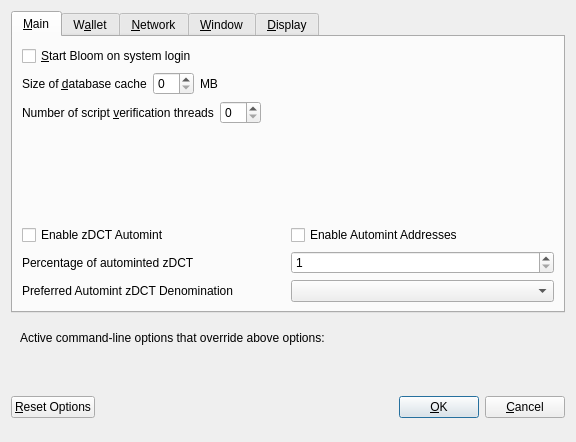
<?xml version="1.0" encoding="UTF-8"?>
<ui version="4.0">
 <class>OptionsDialog</class>
 <widget class="QDialog" name="OptionsDialog">
  <property name="geometry">
   <rect>
    <x>0</x>
    <y>0</y>
    <width>576</width>
    <height>442</height>
   </rect>
  </property>
  <property name="windowTitle">
   <string>Options</string>
  </property>
  <property name="modal">
   <bool>true</bool>
  </property>
  <layout class="QVBoxLayout" name="verticalLayout">
   <item>
    <widget class="QTabWidget" name="tabWidget">
     <property name="currentIndex">
      <number>0</number>
     </property>
     <widget class="QWidget" name="tabMain">
      <attribute name="title">
       <string>&amp;Main</string>
      </attribute>
      <layout class="QVBoxLayout" name="verticalLayout_Main">
       <item>
        <widget class="QCheckBox" name="bitcoinAtStartup">
         <property name="toolTip">
          <string>Automatically start Bloom after logging in to the system.</string>
         </property>
         <property name="text">
          <string>&amp;Start Bloom on system login</string>
         </property>
        </widget>
       </item>
       <item>
        <layout class="QHBoxLayout" name="horizontalLayout_2_Main">
         <item>
          <widget class="QLabel" name="databaseCacheLabel">
           <property name="text">
            <string>Size of &amp;database cache</string>
           </property>
           <property name="textFormat">
            <enum>Qt::PlainText</enum>
           </property>
           <property name="buddy">
            <cstring>databaseCache</cstring>
           </property>
          </widget>
         </item>
         <item>
          <widget class="QSpinBox" name="databaseCache"/>
         </item>
         <item>
          <widget class="QLabel" name="databaseCacheUnitLabel">
           <property name="text">
            <string>MB</string>
           </property>
           <property name="textFormat">
            <enum>Qt::PlainText</enum>
           </property>
          </widget>
         </item>
         <item>
          <spacer name="horizontalSpacer_2_Main">
           <property name="orientation">
            <enum>Qt::Horizontal</enum>
           </property>
           <property name="sizeHint" stdset="0">
            <size>
             <width>40</width>
             <height>20</height>
            </size>
           </property>
          </spacer>
         </item>
        </layout>
       </item>
       <item>
        <layout class="QHBoxLayout" name="horizontalLayout_3_Main">
         <item>
          <widget class="QLabel" name="threadsScriptVerifLabel">
           <property name="text">
            <string>Number of script &amp;verification threads</string>
           </property>
           <property name="textFormat">
            <enum>Qt::PlainText</enum>
           </property>
           <property name="buddy">
            <cstring>threadsScriptVerif</cstring>
           </property>
          </widget>
         </item>
         <item>
          <widget class="QSpinBox" name="threadsScriptVerif">
           <property name="toolTip">
            <string>(0 = auto, &lt;0 = leave that many cores free)</string>
           </property>
          </widget>
         </item>
         <item>
          <spacer name="horizontalSpacer_3_Main">
           <property name="orientation">
            <enum>Qt::Horizontal</enum>
           </property>
           <property name="sizeHint" stdset="0">
            <size>
             <width>40</width>
             <height>20</height>
            </size>
           </property>
          </spacer>
         </item>
        </layout>
       </item>
       <item>
        <spacer name="verticalSpacer_2">
         <property name="orientation">
          <enum>Qt::Vertical</enum>
         </property>
         <property name="sizeHint" stdset="0">
          <size>
           <width>20</width>
           <height>40</height>
          </size>
         </property>
        </spacer>
       </item>
       <item>
        <widget class="QWidget" name="verticalZheirsOptionsWidget" native="true">
         <layout class="QVBoxLayout" name="verticalZheirsOptionsLayout">
          <property name="margin">
           <number>0</number>
          </property>
          <item>
           <layout class="QHBoxLayout" name="horizontalAutomintingLayout">
            <item>
             <widget class="QCheckBox" name="checkBoxZeromintEnable">
              <property name="toolTip">
               <string>Enable automatic minting of Bloom units to zDCT</string>
              </property>
              <property name="layoutDirection">
               <enum>Qt::LeftToRight</enum>
              </property>
              <property name="text">
               <string>Enable zDCT Automint</string>
              </property>
             </widget>
            </item>
            <item>
             <widget class="QCheckBox" name="checkBoxZeromintAddresses">
              <property name="toolTip">
               <string>Enable automatic zDCT minting from specific addresses</string>
              </property>
              <property name="layoutDirection">
               <enum>Qt::LeftToRight</enum>
              </property>
              <property name="text">
               <string>Enable Automint Addresses</string>
              </property>
             </widget>
            </item>
           </layout>
          </item>
          <item>
           <layout class="QHBoxLayout" name="horizontalZmintPercentageLayout">
            <item>
             <widget class="QLabel" name="percentage_label">
              <property name="toolTip">
               <string>Percentage of incoming Bloom which get automatically converted to zDCT via Zerocoin Protocol (min: 10%)</string>
              </property>
              <property name="text">
               <string>Percentage of autominted zDCT</string>
              </property>
             </widget>
            </item>
            <item>
             <widget class="QSpinBox" name="zeromintPercentage">
              <property name="minimum">
               <number>1</number>
              </property>
              <property name="maximum">
               <number>100</number>
              </property>
             </widget>
            </item>
           </layout>
          </item>
          <item>
           <layout class="QHBoxLayout" name="horizontalLayout" stretch="0,0">
            <property name="sizeConstraint">
             <enum>QLayout::SetFixedSize</enum>
            </property>
            <item>
             <widget class="QLabel" name="labelPreferredDenom">
              <property name="maximumSize">
               <size>
                <width>16777215</width>
                <height>16777215</height>
               </size>
              </property>
              <property name="toolTip">
               <string>Wait with automatic conversion to Zerocoin until enough Bloom for this denomination is available</string>
              </property>
              <property name="text">
               <string>Preferred Automint zDCT Denomination</string>
              </property>
             </widget>
            </item>
            <item>
             <widget class="QComboBox" name="preferredDenom">
              <property name="maximumSize">
               <size>
                <width>16777215</width>
                <height>27</height>
               </size>
              </property>
              <property name="toolTip">
               <string>Wait with automatic conversion to Zerocoin until enough Bloom for this denomination is available</string>
              </property>
              <property name="maxVisibleItems">
               <number>9</number>
              </property>
              <property name="maxCount">
               <number>9</number>
              </property>
             </widget>
            </item>
           </layout>
          </item>
         </layout>
        </widget>
       </item>
      </layout>
     </widget>
     <widget class="QWidget" name="tabWallet">
      <attribute name="title">
       <string>W&amp;allet</string>
      </attribute>
      <layout class="QVBoxLayout" name="verticalLayout_Wallet">
       <item>
        <layout class="QHBoxLayout" name="horizontalLayout_2_Wallet">
         <item>
          <widget class="QLabel" name="labelStakeSplitThresholdText">
           <property name="text">
            <string>Stake split threshold:</string>
           </property>
          </widget>
         </item>
         <item>
          <widget class="QSpinBox" name="spinBoxStakeSplitThreshold">
           <property name="minimum">
            <number>1</number>
           </property>
           <property name="maximum">
            <number>999999</number>
           </property>
          </widget>
         </item>
        </layout>
       </item>
       <item>
        <widget class="QGroupBox" name="groupBox">
         <property name="title">
          <string>Expert</string>
         </property>
         <layout class="QVBoxLayout" name="verticalLayout_2">
          <item>
           <widget class="QCheckBox" name="coinControlFeatures">
            <property name="toolTip">
             <string>Whether to show coin control features or not.</string>
            </property>
            <property name="text">
             <string>Enable coin &amp;control features</string>
            </property>
           </widget>
          </item>
          <item>
           <widget class="QCheckBox" name="showMasternodesTab">
            <property name="toolTip">
             <string>Show additional tab listing all your masternodes in first sub-tab&lt;br/&gt;and all masternodes on the network in second sub-tab.</string>
            </property>
            <property name="text">
             <string>Show Masternodes Tab</string>
            </property>
           </widget>
          </item>
          <item>
           <widget class="QCheckBox" name="spendZeroConfChange">
            <property name="toolTip">
             <string>If you disable the spending of unconfirmed change, the change from a transaction&lt;br/&gt;cannot be used until that transaction has at least one confirmation.&lt;br/&gt;This also affects how your balance is computed.</string>
            </property>
            <property name="text">
             <string>&amp;Spend unconfirmed change</string>
            </property>
           </widget>
          </item>
         </layout>
        </widget>
       </item>
       <item>
        <spacer name="verticalSpacer_Wallet">
         <property name="orientation">
          <enum>Qt::Vertical</enum>
         </property>
         <property name="sizeHint" stdset="0">
          <size>
           <width>20</width>
           <height>40</height>
          </size>
         </property>
        </spacer>
       </item>
      </layout>
     </widget>
     <widget class="QWidget" name="tabNetwork">
      <attribute name="title">
       <string>&amp;Network</string>
      </attribute>
      <layout class="QVBoxLayout" name="verticalLayout_Network">
       <item>
        <widget class="QCheckBox" name="mapPortUpnp">
         <property name="toolTip">
          <string>Automatically open the Bloom client port on the router. This only works when your router supports UPnP and it is enabled.</string>
         </property>
         <property name="text">
          <string>Map port using &amp;UPnP</string>
         </property>
        </widget>
       </item>
       <item>
        <widget class="QCheckBox" name="allowIncoming">
         <property name="toolTip">
          <string>Accept connections from outside</string>
         </property>
         <property name="text">
          <string>Allow incoming connections</string>
         </property>
        </widget>
       </item>
       <item>
        <widget class="QCheckBox" name="connectSocks">
         <property name="toolTip">
          <string>Connect to the Bloom network through a SOCKS5 proxy.</string>
         </property>
         <property name="text">
          <string>&amp;Connect through SOCKS5 proxy (default proxy):</string>
         </property>
        </widget>
       </item>
       <item>
        <layout class="QHBoxLayout" name="horizontalLayout_1_Network">
         <item>
          <widget class="QLabel" name="proxyIpLabel">
           <property name="text">
            <string>Proxy &amp;IP:</string>
           </property>
           <property name="textFormat">
            <enum>Qt::PlainText</enum>
           </property>
           <property name="buddy">
            <cstring>proxyIp</cstring>
           </property>
          </widget>
         </item>
         <item>
          <widget class="QValidatedLineEdit" name="proxyIp">
           <property name="minimumSize">
            <size>
             <width>140</width>
             <height>0</height>
            </size>
           </property>
           <property name="maximumSize">
            <size>
             <width>140</width>
             <height>16777215</height>
            </size>
           </property>
           <property name="toolTip">
            <string>IP address of the proxy (e.g. IPv4: 127.0.0.1 / IPv6: ::1)</string>
           </property>
          </widget>
         </item>
         <item>
          <widget class="QLabel" name="proxyPortLabel">
           <property name="text">
            <string>&amp;Port:</string>
           </property>
           <property name="textFormat">
            <enum>Qt::PlainText</enum>
           </property>
           <property name="buddy">
            <cstring>proxyPort</cstring>
           </property>
          </widget>
         </item>
         <item>
          <widget class="QLineEdit" name="proxyPort">
           <property name="minimumSize">
            <size>
             <width>55</width>
             <height>0</height>
            </size>
           </property>
           <property name="maximumSize">
            <size>
             <width>55</width>
             <height>16777215</height>
            </size>
           </property>
           <property name="toolTip">
            <string>Port of the proxy (e.g. 9050)</string>
           </property>
          </widget>
         </item>
         <item>
          <spacer name="horizontalSpacer_1_Network">
           <property name="orientation">
            <enum>Qt::Horizontal</enum>
           </property>
           <property name="sizeHint" stdset="0">
            <size>
             <width>40</width>
             <height>20</height>
            </size>
           </property>
          </spacer>
         </item>
        </layout>
       </item>
       <item>
        <spacer name="verticalSpacer_Network">
         <property name="orientation">
          <enum>Qt::Vertical</enum>
         </property>
         <property name="sizeHint" stdset="0">
          <size>
           <width>20</width>
           <height>40</height>
          </size>
         </property>
        </spacer>
       </item>
      </layout>
     </widget>
     <widget class="QWidget" name="tabWindow">
      <attribute name="title">
       <string>&amp;Window</string>
      </attribute>
      <layout class="QVBoxLayout" name="verticalLayout_Window">
       <item>
        <widget class="QCheckBox" name="minimizeToTray">
         <property name="toolTip">
          <string>Show only a tray icon after minimizing the window.</string>
         </property>
         <property name="text">
          <string>&amp;Minimize to the tray instead of the taskbar</string>
         </property>
        </widget>
       </item>
       <item>
        <widget class="QCheckBox" name="minimizeOnClose">
         <property name="toolTip">
          <string>Minimize instead of exit the application when the window is closed. When this option is enabled, the application will be closed only after selecting Quit in the menu.</string>
         </property>
         <property name="text">
          <string>M&amp;inimize on close</string>
         </property>
        </widget>
       </item>
       <item>
        <spacer name="verticalSpacer_Window">
         <property name="orientation">
          <enum>Qt::Vertical</enum>
         </property>
         <property name="sizeHint" stdset="0">
          <size>
           <width>20</width>
           <height>40</height>
          </size>
         </property>
        </spacer>
       </item>
      </layout>
     </widget>
     <widget class="QWidget" name="tabDisplay">
      <attribute name="title">
       <string>&amp;Display</string>
      </attribute>
      <layout class="QVBoxLayout" name="verticalLayout_Display">
       <item>
        <layout class="QHBoxLayout" name="horizontalLayout_1_Display">
         <item>
          <widget class="QLabel" name="langLabel">
           <property name="text">
            <string>User Interface &amp;language:</string>
           </property>
           <property name="textFormat">
            <enum>Qt::PlainText</enum>
           </property>
           <property name="buddy">
            <cstring>lang</cstring>
           </property>
          </widget>
         </item>
         <item>
          <widget class="QValueComboBox" name="lang">
           <property name="toolTip">
            <string>The user interface language can be set here. This setting will take effect after restarting Bloom.</string>
           </property>
          </widget>
         </item>
        </layout>
       </item>
       <item>
        <widget class="QLabel" name="label_3">
         <property name="toolTip">
          <string notr="true"/>
         </property>
         <property name="statusTip">
          <string notr="true"/>
         </property>
         <property name="whatsThis">
          <string notr="true"/>
         </property>
         <property name="accessibleName">
          <string notr="true"/>
         </property>
         <property name="text">
          <string>Language missing or translation incomplete? Help contributing translations here:
https://discord.com/invite/Z3ghAYdgD2</string>
         </property>
         <property name="wordWrap">
          <bool>true</bool>
         </property>
         <property name="openExternalLinks">
          <bool>true</bool>
         </property>
         <property name="textInteractionFlags">
          <set>Qt::TextBrowserInteraction</set>
         </property>
        </widget>
       </item>
       <item>
        <layout class="QHBoxLayout" name="horizontalLayout_2_Display" stretch="0,0">
         <item>
          <widget class="QLabel" name="themeLabel">
           <property name="text">
            <string>User Interface Theme:</string>
           </property>
          </widget>
         </item>
         <item>
          <widget class="QValueComboBox" name="theme"/>
         </item>
        </layout>
       </item>
       <item>
        <widget class="QWidget" name="verticalZheirsDisplayWidget" native="true">
         <layout class="QVBoxLayout" name="verticalZheirsDisplayLayout">
          <property name="margin">
           <number>0</number>
          </property>
          <item>
           <widget class="Line" name="line">
            <property name="orientation">
             <enum>Qt::Horizontal</enum>
            </property>
           </widget>
          </item>
          <item>
           <layout class="QHBoxLayout" name="horizontalLayout_3_Display">
            <item>
             <widget class="QLabel" name="unitLabel">
              <property name="text">
               <string>Unit to show amounts in:</string>
              </property>
              <property name="textFormat">
               <enum>Qt::PlainText</enum>
              </property>
             </widget>
            </item>
            <item>
             <widget class="QValueComboBox" name="unit">
              <property name="toolTip">
               <string>Choose the default subdivision unit to show in the interface and when sending coins.</string>
              </property>
             </widget>
            </item>
           </layout>
          </item>
          <item>
           <layout class="QHBoxLayout" name="horizontalLayout_4_Display">
            <item>
             <widget class="QLabel" name="digitsLabel">
              <property name="text">
               <string>Decimal digits</string>
              </property>
             </widget>
            </item>
            <item>
             <widget class="QValueComboBox" name="digits"/>
            </item>
           </layout>
          </item>
          <item>
           <layout class="QHBoxLayout" name="horizontalLayout_5_Display">
            <item>
             <widget class="QCheckBox" name="checkBoxHideZeroBalances">
              <property name="toolTip">
               <string>Hide empty balances</string>
              </property>
              <property name="layoutDirection">
               <enum>Qt::LeftToRight</enum>
              </property>
              <property name="text">
               <string>Hide empty balances</string>
              </property>
             </widget>
            </item>
            <item>
             <widget class="QCheckBox" name="checkBoxHideOrphans">
              <property name="toolTip">
               <string>Hide orphan stakes in transaction lists</string>
              </property>
              <property name="text">
               <string>Hide orphan stakes</string>
              </property>
             </widget>
            </item>
            <item>
             <spacer name="horizontalSpacer">
              <property name="orientation">
               <enum>Qt::Horizontal</enum>
              </property>
              <property name="sizeHint" stdset="0">
               <size>
                <width>40</width>
                <height>20</height>
               </size>
              </property>
             </spacer>
            </item>
           </layout>
          </item>
          <item>
           <layout class="QHBoxLayout" name="horizontalLayout_6_Display">
            <item>
             <widget class="QLabel" name="thirdPartyTxUrlsLabel">
              <property name="toolTip">
               <string>Third party URLs (e.g. a block explorer) that appear in the transactions tab as context menu items. %s in the URL is replaced by transaction hash. Multiple URLs are separated by vertical bar |.</string>
              </property>
              <property name="text">
               <string>Third party transaction URLs</string>
              </property>
             </widget>
            </item>
            <item>
             <widget class="QLineEdit" name="thirdPartyTxUrls">
              <property name="toolTip">
               <string>Third party URLs (e.g. a block explorer) that appear in the transactions tab as context menu items. %s in the URL is replaced by transaction hash. Multiple URLs are separated by vertical bar |.</string>
              </property>
             </widget>
            </item>
           </layout>
          </item>
         </layout>
        </widget>
       </item>
       <item>
        <spacer name="verticalSpacer">
         <property name="orientation">
          <enum>Qt::Vertical</enum>
         </property>
         <property name="sizeHint" stdset="0">
          <size>
           <width>20</width>
           <height>40</height>
          </size>
         </property>
        </spacer>
       </item>
      </layout>
     </widget>
    </widget>
   </item>
   <item>
    <widget class="QFrame" name="frame">
     <layout class="QVBoxLayout" name="verticalLayout_Bottom">
      <item>
       <layout class="QHBoxLayout" name="horizontalLayout_Bottom">
        <item>
         <widget class="QLabel" name="overriddenByCommandLineInfoLabel">
          <property name="text">
           <string>Active command-line options that override above options:</string>
          </property>
          <property name="textFormat">
           <enum>Qt::PlainText</enum>
          </property>
         </widget>
        </item>
        <item>
         <spacer name="horizontalSpacer_Bottom">
          <property name="orientation">
           <enum>Qt::Horizontal</enum>
          </property>
          <property name="sizeHint" stdset="0">
           <size>
            <width>40</width>
            <height>20</height>
           </size>
          </property>
         </spacer>
        </item>
       </layout>
      </item>
      <item>
       <widget class="QLabel" name="overriddenByCommandLineLabel">
        <property name="text">
         <string/>
        </property>
        <property name="textFormat">
         <enum>Qt::PlainText</enum>
        </property>
        <property name="wordWrap">
         <bool>true</bool>
        </property>
       </widget>
      </item>
     </layout>
    </widget>
   </item>
   <item>
    <layout class="QHBoxLayout" name="horizontalLayout_Buttons">
     <item>
      <widget class="QPushButton" name="resetButton">
       <property name="toolTip">
        <string>Reset all client options to default.</string>
       </property>
       <property name="text">
        <string>&amp;Reset Options</string>
       </property>
       <property name="autoDefault">
        <bool>false</bool>
       </property>
      </widget>
     </item>
     <item>
      <spacer name="horizontalSpacer_1">
       <property name="orientation">
        <enum>Qt::Horizontal</enum>
       </property>
       <property name="sizeHint" stdset="0">
        <size>
         <width>40</width>
         <height>48</height>
        </size>
       </property>
      </spacer>
     </item>
     <item>
      <widget class="QLabel" name="statusLabel">
       <property name="minimumSize">
        <size>
         <width>200</width>
         <height>0</height>
        </size>
       </property>
       <property name="font">
        <font>
         <weight>75</weight>
         <bold>true</bold>
        </font>
       </property>
       <property name="text">
        <string/>
       </property>
       <property name="textFormat">
        <enum>Qt::PlainText</enum>
       </property>
       <property name="wordWrap">
        <bool>true</bool>
       </property>
      </widget>
     </item>
     <item>
      <spacer name="horizontalSpacer_2">
       <property name="orientation">
        <enum>Qt::Horizontal</enum>
       </property>
       <property name="sizeHint" stdset="0">
        <size>
         <width>40</width>
         <height>48</height>
        </size>
       </property>
      </spacer>
     </item>
     <item>
      <widget class="QPushButton" name="okButton">
       <property name="text">
        <string>&amp;OK</string>
       </property>
       <property name="autoDefault">
        <bool>false</bool>
       </property>
       <property name="default">
        <bool>true</bool>
       </property>
      </widget>
     </item>
     <item>
      <widget class="QPushButton" name="cancelButton">
       <property name="text">
        <string>&amp;Cancel</string>
       </property>
       <property name="autoDefault">
        <bool>false</bool>
       </property>
      </widget>
     </item>
    </layout>
   </item>
  </layout>
 </widget>
 <customwidgets>
  <customwidget>
   <class>QValidatedLineEdit</class>
   <extends>QLineEdit</extends>
   <header>qvalidatedlineedit.h</header>
  </customwidget>
  <customwidget>
   <class>QValueComboBox</class>
   <extends>QComboBox</extends>
   <header>qvaluecombobox.h</header>
  </customwidget>
 </customwidgets>
 <resources/>
 <connections/>
</ui>
